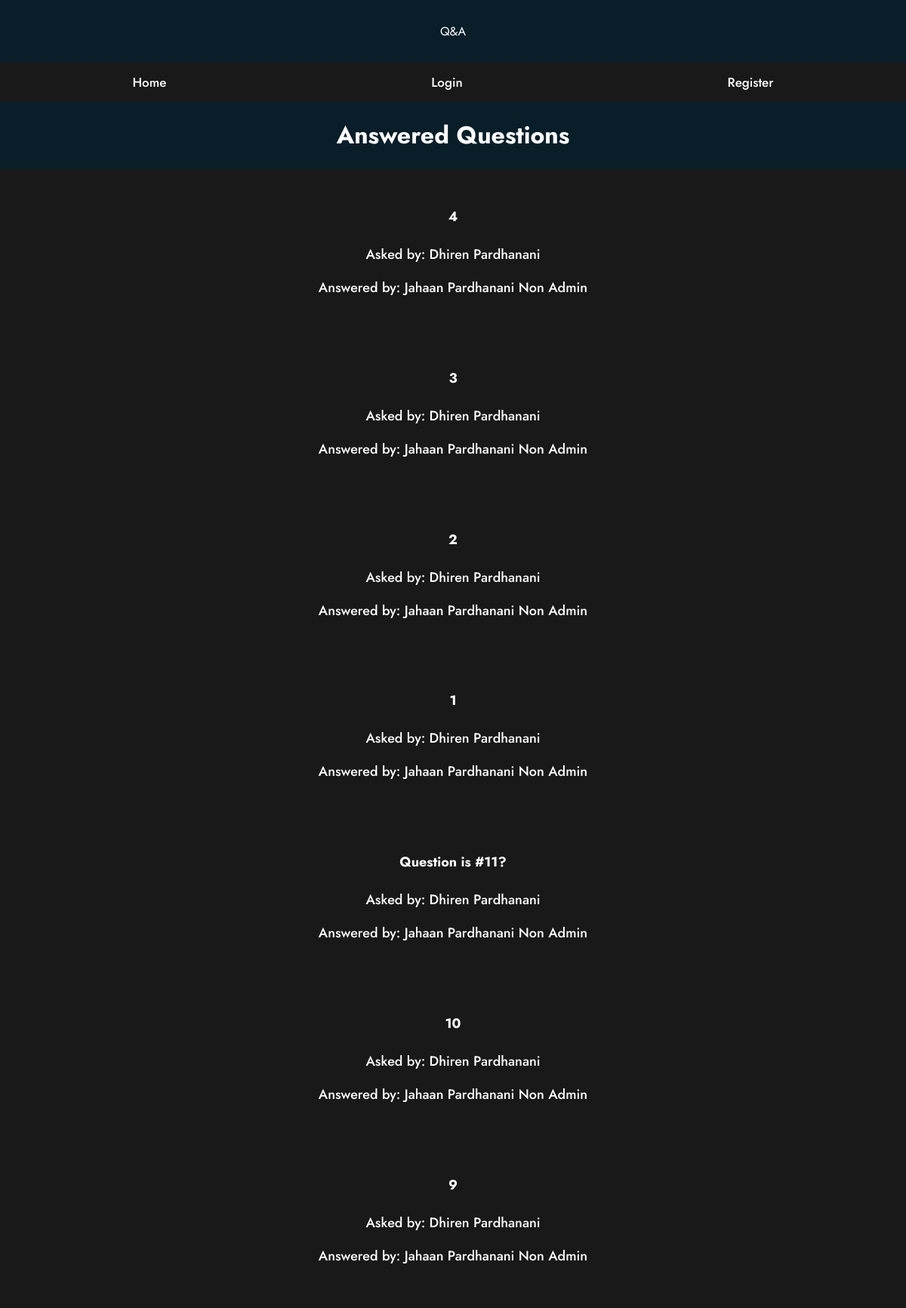
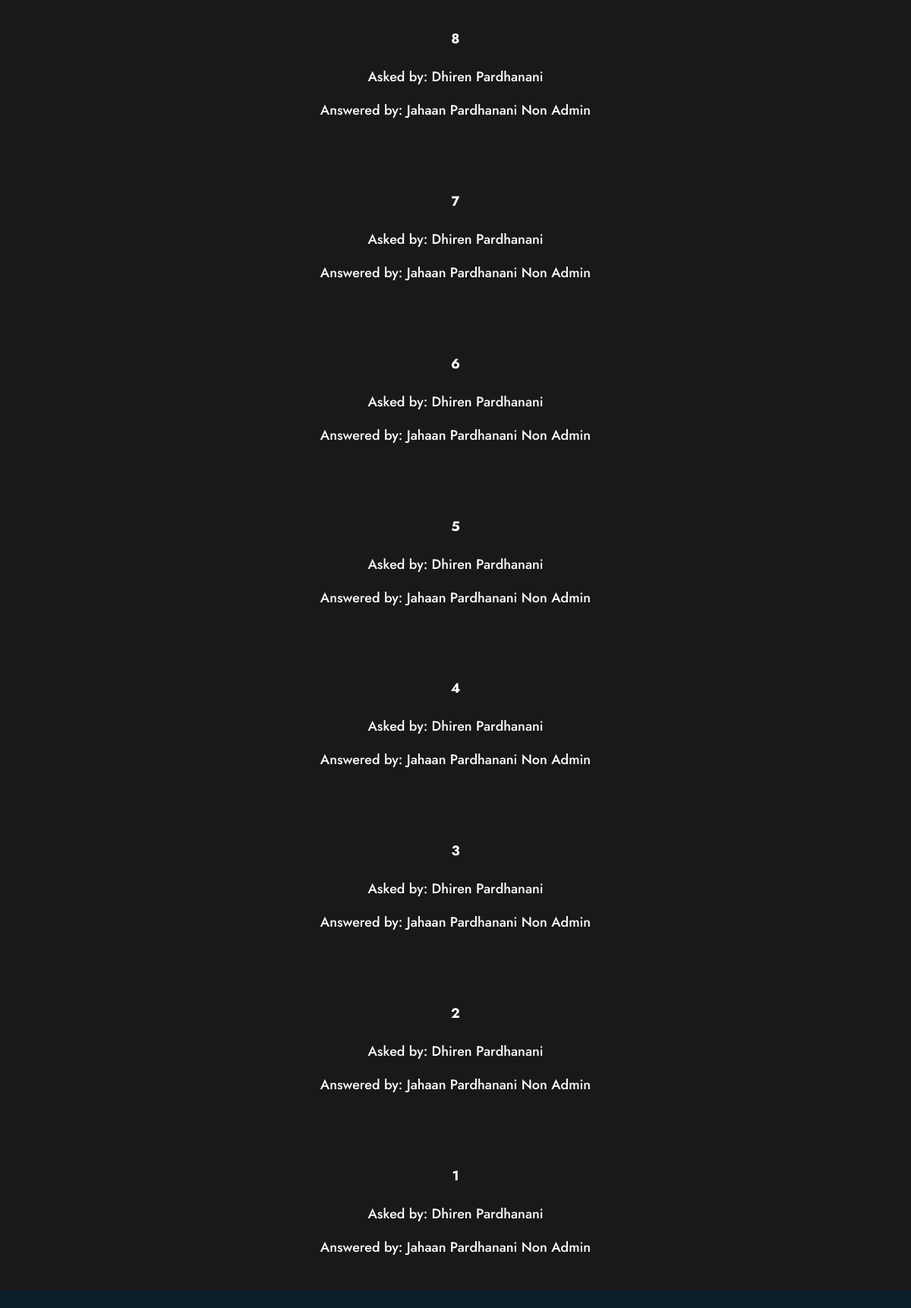
The page /home on the database its author committed (2 pictures, top to bottom).
### tables this page shows
CREATE TABLE questions(
    id integer primary key autoincrement,
    question_text text not null,
    answer_text text,
    asked_by_id integer not null,
    expert_id integer not null
);

CREATE TABLE users(
    id integer primary key autoincrement,
    name_text text not null,
    password_text text not null,
    expert_boolean boolean not null,
    admin_boolean boolean not null
);

### app.py (the view)
@app.route("/")
@app.route("/home")
def home():
    user = get_current_user()
    db = get_db()
    questions_cur = db.execute('''
                                    select
                                    questions.id as question_id,
                                    questions.question_text,
                                    askers.name_text as asker_name,
                                    experts.name_text as expert_name
                                    from questions
                                    join users as askers on askers.id = questions.asked_by_id
                                    join users as experts on experts.id = questions.expert_id
                                    where questions.answer_text is not null order by questions.id desc''')
    questions_result = questions_cur.fetchall()
    return render_template("home.html", user=user, question=questions_result)

### app.py (called while the page is built)
def get_current_user():
    user_result = None
    if "user" in session:
        user = session["user"]
        db = get_db()
        user_cur = db.execute(
            "select id, name_text, password_text, expert_boolean, admin_boolean from users where name_text = ?", [user])
        user_result = user_cur.fetchone()
    return user_result

### database.py (called while the page is built)
def connect_db():
    sql = sqlite3.connect(
        "/Users/bhaskar/Documents/PythonProjects/StudentProjects/Jahaan/Forum/questions.db")
    print("True")
    sql.row_factory = sqlite3.Row
    return sql

def get_db():
    if not hasattr(g, "sqlite_db"):
        g.sqlite_db = connect_db()
    return g.sqlite_db

### templates/home.html (shortened to what this page needs)
{% from "show_links.html" import show_links %}
<!DOCTYPE html>
<html lang="en">
  <head>
    <link rel="stylesheet" href="/static/style.css">
  </head>
  <body>
         <div class="header">Q&A</div>
         {{ show_links(user) }}
        <h1>Answered Questions</h1>
        <div class="container">
          {% for q in question %}
            <a href="{{url_for("question", question_id = q["question_id"])}}">
              <h4>{{q["question_text"]}}</h4>
              <p>Asked by: {{q["asker_name"]}}</p>
              <p>Answered by: {{q["expert_name"]}}</p>
            </a>
            <br>
            {% endfor %}
          </div><br>
  </body>
</html>

### templates/show_links.html (shortened to what this page needs)
{% macro show_links(user) %}
<ul id="navbar">
    <li><a href="/">Home</a></li>
    {% if not user %}
    <li><a href="/login">Login</a></li>
    <li><a href="/register">Register</a></li>
    {% endif %}
</ul>
{% endmacro %}

### static/style.css (style rules this page uses)
.header { box-shadow: 5px solid #1a1919; padding: 30px; text-align: center; }
#navbar { overflow: hidden; background-color: #1a1919; font-family: 'Jost', sans-serif; }
#navbar a { float: left; display: block; text-align: center; padding: 14px 16px; text-decoration: none; font-size: 17px; }
body { background-color: #0a1e29; padding: 0; margin: 0; color: #fff; text-align: center; font-family: 'Jost', sans-serif; }
ul { list-style-type: none; margin: 0; padding: 0; display: flex; align-items: center; flex-direction: row; justify-content: space-around; font-family: 'Jost', sans-serif; }
li { position: relative; padding: 0 20px; height: 100%; display: flex; font-family: 'Jost', sans-serif; }
a { z-index: 1; color: white; text-decoration: none; font-family: 'Jost', sans-serif; font-weight: 500; font-size: 18px; padding: 10px 5px; }
li:before { content: ""; position: absolute; height: 33.33%; width: 0; background-color: #0d7cff; right: 0; z-index: 0; top: 33.33%; transition: all 0.5s; }
li:after { content: ""; position: absolute; height: 33.33%; width: 0; background-color: #0d7cff; left: 0; z-index: 0; bottom: 0; transition: all 0.5s; }
a:before { position: absolute; content: ""; height: 33.33%; width: 0; background-color: #0d7cff; bottom: 66.66%; left: 0; transition: all 0.5s; }
.container { background-color: #1a1919; }

### rows shown on the page
questions: question_text "4", asker_name "Dhiren Pardhanani", expert_name "Jahaan Pardhanani Non Admin"
questions: question_text "3", asker_name "Dhiren Pardhanani", expert_name "Jahaan Pardhanani Non Admin"
questions: question_text "2", asker_name "Dhiren Pardhanani", expert_name "Jahaan Pardhanani Non Admin"
questions: question_text "1", asker_name "Dhiren Pardhanani", expert_name "Jahaan Pardhanani Non Admin"
questions: question_text "Question is #11?", asker_name "Dhiren Pardhanani", expert_name "Jahaan Pardhanani Non Admin"
questions: question_text "10", asker_name "Dhiren Pardhanani", expert_name "Jahaan Pardhanani Non Admin"
questions: question_text "9", asker_name "Dhiren Pardhanani", expert_name "Jahaan Pardhanani Non Admin"
questions: question_text "8", asker_name "Dhiren Pardhanani", expert_name "Jahaan Pardhanani Non Admin"
questions: question_text "7", asker_name "Dhiren Pardhanani", expert_name "Jahaan Pardhanani Non Admin"
questions: question_text "6", asker_name "Dhiren Pardhanani", expert_name "Jahaan Pardhanani Non Admin"
questions: question_text "5", asker_name "Dhiren Pardhanani", expert_name "Jahaan Pardhanani Non Admin"
questions: question_text "4", asker_name "Dhiren Pardhanani", expert_name "Jahaan Pardhanani Non Admin"
questions: question_text "3", asker_name "Dhiren Pardhanani", expert_name "Jahaan Pardhanani Non Admin"
questions: question_text "2", asker_name "Dhiren Pardhanani", expert_name "Jahaan Pardhanani Non Admin"
questions: question_text "1", asker_name "Dhiren Pardhanani", expert_name "Jahaan Pardhanani Non Admin"
